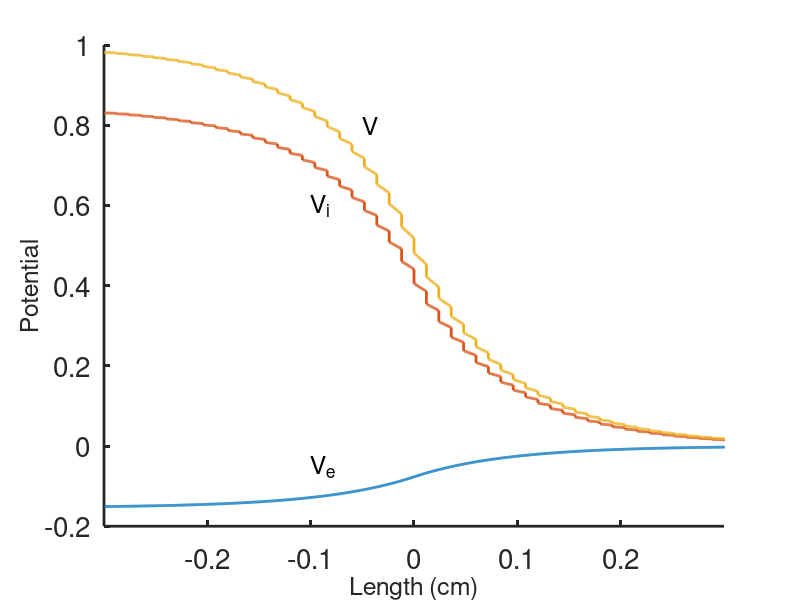

MATLAB code for this plot:
%  -------------------------------------------------------------------
%
%   Calculate the potentials in a passive cardiac cable.
%
%   For Chapter 12, Section 12.4.2 of
%   Keener and Sneyd, Mathematical Physiology, 3rd Edition, Springer.
% 
%   Written by James Keener and James Sneyd.
% 
%  ------------------------------------------------------------------- 

%The sawtooth potential
clear all
close all
clc
set(0,                           ...
   'defaultaxesfontsize', 20,   ...
   'defaultaxeslinewidth', 2.0, ...
   'defaultlinelinewidth', 2.0)

L = 0.012;
qi = 5.47e-3;
qe = 0.5 *qi;
Q = qi+qe;
sQ = sqrt(Q);
lambda = sQ/L;
lambda_g = 0.09;
mu = exp(-L/lambda_g)
m=mu;
ratc=qi/Q; 
E = exp(sQ);
LAM = 2*(mu-E)*(mu-1/E)/(mu*(E-1/E));

A=-E/(E^2*LAM + 2*E^2 - 4*E*m - LAM + 2);
B=A;
C= -(2*E^2*LAM*m^2 + 2*E^2*m^2*ratc - 2*E^2*LAM*m + 2*E^2*m^2 - 4*E*m^3 ...
    - 4*E*m^2*ratc - 4*E^2*m - 2*E^2*ratc + 8*E*m^2 - 2*LAM*m^2 ...
    + 2*m^2*ratc + 2*E^2 - 4*E*m + 4*E*ratc + 2*LAM*m + 2*m^2 - 4*m - 2*ratc + 2) ...
    /((E^2*LAM + 2*E^2 - 4*E*m - LAM + 2)*(m^2 - 2*m + 1));
 
x = [0:.05:1]*L;
% for positive n
phi = (mu-1/E)*exp(lambda*x) + (mu - E)*exp(-lambda*x);

Pk = 2*qe/Q*(mu-1/E)*(mu-E)/(mu-1);
phi_i = phi*qi/Q+Pk;
phi_e = -phi*qe/Q + Pk;

% for negative n

phin = (1/mu-1/E)*exp(lambda*x) + (1/mu - E)*exp(-lambda*x);

Pkn = 2*qe/Q*(1/mu-1/E)*(1/mu-E)/(1/mu-1);
phi_in =  (phin*qi/Q+Pkn);
phi_en = -phin*qe/Q + Pkn;

Vi = [];
Ve = [];
y = [];

for j =  -25:-1
    Vi = [Vi,B*mu^(-j)*phi_in+1+C];
    Ve=[Ve,B*mu^(-j)*phi_en+C];
    y=[y,j*L+x];
end

for j = 0:25
    Vi = [Vi,A*mu^j*phi_i];
    Ve = [Ve,A*mu^j*phi_e];
    y = [y,j*L+x];
end

figure(1)
plot(y,Ve,y,Vi,y,Vi-Ve,'linewidth',2);

xlabel('Length (cm)', 'fontsize',18)
ylabel('Potential', 'fontsize',18)
text(-.1,-0.05,'V_e','fontsize',18)
text(-.1,0.6,'V_i','fontsize',18)
text(-0.05,0.8,'V','fontsize',18)
 axis([-0.3 0.3 -0.2 1])
set(gca,'linewidth',2.0)
box off
test=[y' Vi' Ve'];
save('test.dat','-ascii','test')

 
